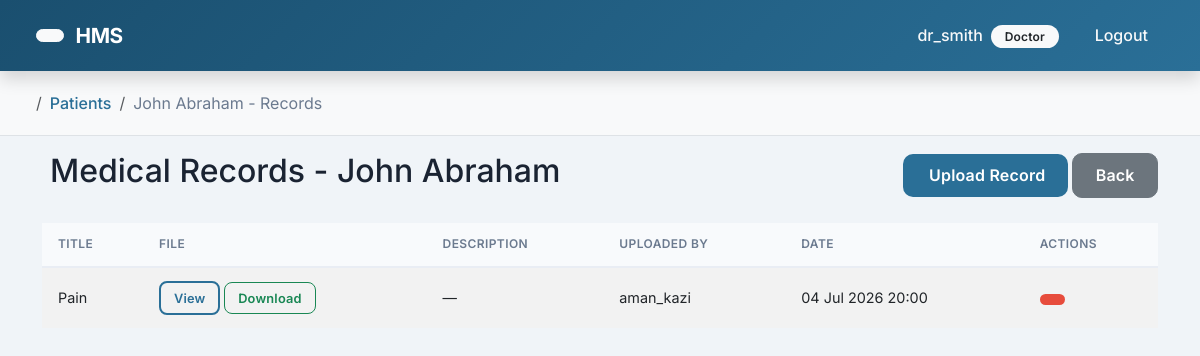
Screenshot of /medical-records/patient/1/ (signed in) with the database file from the repository.
### accounts/models.py (models this page shows, shortened)
class Profile(models.Model):
    ROLE_CHOICES = (
        ('ADMIN', 'Admin'),
        ('DOCTOR', 'Doctor'),
        ('RECEPTIONIST', 'Receptionist'),
        ('PATIENT', 'Patient'),
    )
    user = models.OneToOneField(User, on_delete=models.CASCADE, related_name='profile')
    role = models.CharField(max_length=20, choices=ROLE_CHOICES, default='PATIENT')

### patients/models.py (models this page shows, shortened)
class Patient(models.Model):
    GENDER_CHOICES = (
        ('M', 'Male'),
        ('F', 'Female'),
        ('O', 'Other'),
    )
    BLOOD_GROUP_CHOICES = (
        ('A+', 'A+'), ('A-', 'A-'),
        ('B+', 'B+'), ('B-', 'B-'),
        ('AB+', 'AB+'), ('AB-', 'AB-'),
        ('O+', 'O+'), ('O-', 'O-'),
    )
    patient_id = models.AutoField(primary_key=True)
    user = models.OneToOneField(User, on_delete=models.CASCADE, related_name='patient_profile')
    first_name = models.CharField(max_length=50)
    last_name = models.CharField(max_length=50)
    gender = models.CharField(max_length=1, choices=GENDER_CHOICES)
    age = models.PositiveIntegerField()
    blood_group = models.CharField(max_length=3, choices=BLOOD_GROUP_CHOICES, blank=True, null=True)
    email = models.EmailField(unique=True)
    phone = models.CharField(max_length=15)
    address = models.TextField(blank=True, null=True)
    profile_image = models.ImageField(upload_to='patient_profiles/', blank=True, null=True)
    created_at = models.DateTimeField(auto_now_add=True)
    class Meta:
        ordering = ['-created_at']

### medical_records/models.py (models this page shows, shortened)
class MedicalRecord(models.Model):
    patient = models.ForeignKey(Patient, on_delete=models.CASCADE, related_name='medical_records')
    title = models.CharField(max_length=200)
    file = models.FileField(upload_to='medical_records/')
    description = models.TextField(blank=True, null=True)
    uploaded_by = models.ForeignKey(User, on_delete=models.SET_NULL, null=True)
    upload_date = models.DateTimeField(auto_now_add=True)
    class Meta:
        ordering = ['-upload_date']

### medical_records/views.py (the view)
# urls.py: path('patient/<int:patient_id>/', views.patient_records, name='patient_records'),
@login_required
def patient_records(request, patient_id):
    patient = get_object_or_404(Patient, pk=patient_id)
    if hasattr(request.user, 'profile'):
        role = request.user.profile.role
        if role == 'PATIENT':
            if request.user != patient.user:
                messages.error(request, 'You do not have permission to view these records.')
                return redirect('accounts:patient_dashboard')
        elif role not in ['ADMIN', 'DOCTOR', 'RECEPTIONIST']:
            messages.error(request, 'You do not have permission to view these records.')
            return redirect('accounts:patient_dashboard')
    else:
        messages.error(request, 'Permission denied.')
        return redirect('accounts:login')
    records = MedicalRecord.objects.filter(patient=patient).order_by('-upload_date')
    context = {
        'patient': patient,
        'records': records,
    }
    return render(request, 'medical_records/patient_records.html', context)

### templates/medical_records/patient_records.html (shortened to what this page needs)
{% extends 'base.html' %}
{% block breadcrumb_items %}
    <li class="breadcrumb-item"><a href="{% url 'patients:list' %}">Patients</a></li>
    <li class="breadcrumb-item active">{{ patient.first_name }} {{ patient.last_name }} - Records</li>
{% endblock %}
{% block content %}
<div class="d-flex justify-content-between align-items-center mb-4">
    <h2>Medical Records - {{ patient.first_name }} {{ patient.last_name }}</h2>
    <div>
        <a href="{% url 'medical_records:upload_record' %}?patient={{ patient.id }}" class="btn btn-primary">
             Upload Record
        </a>
        <a href="{% url 'patients:list' %}" class="btn btn-secondary">Back</a>
    </div>
</div>
{% if records %}
    <div class="table-responsive">
        <table class="table table-striped table-hover">
            <thead>
                <tr>
                    <th>Title</th>
                    <th>File</th>
                    <th>Description</th>
                    <th>Uploaded By</th>
                    <th>Date</th>
                    <th>Actions</th>
                </tr>
            </thead>
            <tbody>
                {% for record in records %}
                <tr>
                    <td>{{ record.title }}</td>
                    <td>
                        <a href="{{ record.file.url }}" target="_blank" class="btn btn-sm btn-outline-primary">
                             View
                        </a>
                        <a href="{{ record.file.url }}" download class="btn btn-sm btn-outline-success">
                             Download
                        </a>
                    </td>
                    <td>{{ record.description|default:"—" }}</td>
                    <td>{{ record.uploaded_by.username|default:"Unknown" }}</td>
                    <td>{{ record.upload_date|date:"d M Y H:i" }}</td>
                    <td>
                        <a href="{% url 'medical_records:delete_record' record.pk %}" class="btn btn-sm btn-danger">
                        </a>
                    </td>
                </tr>
                {% endfor %}
            </tbody>
        </table>
    </div>
{% else %}
    <p class="text-muted">No medical records found for this patient.</p>
{% endif %}
{% endblock %}

### templates/base.html (shortened to what this page needs)
{% load static %}
<!DOCTYPE html>
<html lang="en">
<head>
    <link href="https://cdn.jsdelivr.net/npm/bootstrap@5.3.0/dist/css/bootstrap.min.css" rel="stylesheet">
    <link rel="stylesheet" href="{% static 'css/custom.css' %}">
</head>
<body>
    <nav class="navbar navbar-expand-lg navbar-dark bg-primary sticky-top shadow">
        <div class="container-fluid">
            <button onclick="window.history.back();" class="btn btn-light btn-sm me-2" title="Go Back">
            </button>
            <a class="navbar-brand" href="
                {% if request.user.is_authenticated %}
                    {% if request.user.profile.role == 'ADMIN' %}
                        {% url 'accounts:admin_dashboard' %}
                    {% elif request.user.profile.role == 'DOCTOR' %}
                        {% url 'accounts:doctor_dashboard' %}
                    {% elif request.user.profile.role == 'RECEPTIONIST' %}
                        {% url 'accounts:receptionist_dashboard' %}
                    {% else %}
                        {% url 'accounts:patient_dashboard' %}
                    {% endif %}
                {% else %}
                    {% url 'accounts:login' %}
                {% endif %}
            ">
                 HMS
            </a>
            <div class="collapse navbar-collapse" id="navbarNav">
                <ul class="navbar-nav ms-auto">
                    {% if request.user.is_authenticated %}
                        <li class="nav-item">
                            <span class="nav-link text-light">
                                 {{ request.user.username }}
                                <span class="badge bg-light text-dark ms-1">{{ request.user.profile.role|title }}</span>
                            </span>
                        </li>
                        <li class="nav-item">
                            <a class="nav-link text-light" href="{% url 'accounts:logout' %}">
                                 Logout
                            </a>
                        </li>
                    {% endif %}
                </ul>
            </div>
        </div>
    </nav>
    {% block breadcrumbs %}
    <nav aria-label="breadcrumb" class="bg-light py-2 px-3 border-bottom">
        <div class="container-fluid">
            <ol class="breadcrumb mb-0">
                {% block breadcrumb_items %}{% endblock %}
            </ol>
        </div>
    </nav>
    {% endblock %}
    <div class="container mt-3">
        {% block content %}
        {% endblock %}
    </div>
</body>
</html>

### static/css/custom.css (style rules this page uses)
:root { --primary: #2a6f97; --primary-light: #4a8db7; --primary-dark: #1a4f6f; --secondary: #6c757d; --success: #2ecc71; --warning: #f39c12; --danger: #e74c3c; --info: #3498db; --bg-body: #f0f4f8; --bg-card: #ffffff; --text-primary: #1a2332; --text-muted: #6b7a8f; --shadow-sm: 0 2px 8px rgba(42, 111, 151, 0.08); --shadow-md: 0 8px 32px rgba(42, 111, 151, 0.12); --shadow-lg: 0 16px 48px rgba(42, 111, 151, 0.16); --radius: 16px; --transition: all 0.3s cubic-bezier(0.4, 0, 0.2, 1); }
body { font-family: 'Inter', -apple-system, BlinkMacSystemFont, sans-serif; background: var(--bg-body); color: var(--text-primary); min-height: 100vh; }
.navbar { background: linear-gradient(135deg, var(--primary-dark), var(--primary)) !important; padding: 0.75rem 1.5rem; box-shadow: 0 4px 20px rgba(26, 79, 111, 0.25); position: sticky; top: 0; z-index: 1050; }
.navbar-brand { font-weight: 700; font-size: 1.3rem; letter-spacing: -0.5px; color: white !important; padding: 0.5rem 0; }
.navbar .nav-link { font-weight: 500; padding: 0.6rem 1rem !important; border-radius: 8px; transition: var(--transition); }
.btn { font-weight: 600; padding: 0.6rem 1.4rem; border-radius: 10px; transition: var(--transition); letter-spacing: 0.2px; }
.btn-primary { background: var(--primary); border: none; color: white; }
.btn-danger { background: var(--danger); border: none; }
.btn-outline-primary { border: 2px solid var(--primary); color: var(--primary); }
.btn-sm { padding: 0.35rem 0.8rem; border-radius: 8px; font-size: 0.8rem; }
.table { font-size: 0.9rem; margin-bottom: 0; }
.table thead th { background: #f8fafc; font-weight: 600; font-size: 0.75rem; text-transform: uppercase; letter-spacing: 0.4px; color: var(--text-muted); border-bottom: 2px solid #e9edf4; padding: 0.8rem 1rem; }
.table tbody td { padding: 0.8rem 1rem; vertical-align: middle; border-bottom: 1px solid #f0f4f8; }
.badge { font-weight: 600; padding: 0.35rem 0.85rem; border-radius: 30px; font-size: 0.75rem; letter-spacing: 0.2px; }
.breadcrumb { background: transparent; padding: 0.75rem 0; margin: 0; }
.breadcrumb-item a { color: var(--primary); text-decoration: none; font-weight: 500; }
.breadcrumb-item.active { color: var(--text-muted); }

### rows the page displays
Patient: first_name "John", last_name "Abraham"
MedicalRecord: title "Pain", description "—", uploaded_by.username "aman_kazi", upload_date "04 Jul 2026 20:00"

### other values shown
{{ request.user.username }} "dr_smith"
{{ request.user.profile.role|title }} "Doctor"
